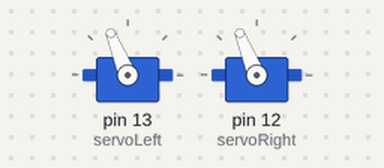
A sketch run on a simulated Arduino Uno, built with avr-gcc and run on an emulated ATmega328P. Parts: 2 × servo.

Above: at 0.6 s.
At 2.7 s:
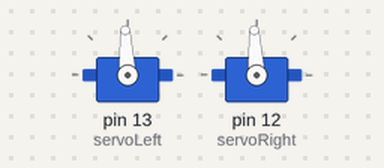
Timing chart, 0 to 4.2 s (numbered marks = the images above):
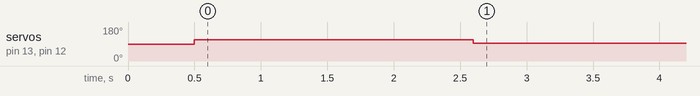

Measured:
- by itself, servo on pin 13 (servoLeft), servo on pin 12 (servoRight): 90° → 112° at 0.50 s, → 93° 2.1 s later

The sketch:

servo_calibrate_360spin.ino
```cpp
/* This is a simple script to help you empirically determine the approximate
 * amount of time it will take your bot to perform a 360 spin when spinning
 * at full speed. Simply set the spin_time variable to a test duration and
 * compile the script to the script to the bot. Make sure the power switch
 * is set to the 1 position (breadboard only) before compiling. Once the
 * script is uploaded, unplug the USB cable and flip the power switch to
 * position 2 power both the breadboard and servos. Repeat until desired time
 * is found.
  */

#include <Servo.h> //include libraries
#include <stdio.h>
#include <stdlib.h>

Servo servoLeft;      // Declare servo objects
Servo servoRight;

int spin_time = 2100;   // Time to spin the robot in ms,


void setup() {
  // put your setup code here, to run once:

  servoLeft.attach(13);          // Attach left signal to pin 13
  servoRight.attach(12);         // Attach right signal to pin 12
  delay(500);                    // Pause 500ms

  maneuver('r');                 // Initiate right turn with maneuver function (see below for more details)
  delay(spin_time);              // Pause spin_time ms
  maneuver('s');                 // send stop motors command
}

void loop() {
  // Do nothing after setup
}


// Custom function definitions

// Here we define a simple function to send simple commands to the motors
void maneuver(char c)
{
  switch(c)                                  // Switch based on c
  {
    case 'f':                                // c contains 'f'
      servoLeft.writeMicroseconds(1700);     // Full speed forward
      servoRight.writeMicroseconds(1300);
      break;
    case 'b':                                // c contains 'b'
      servoLeft.writeMicroseconds(1300);     // Full speed backward
      servoRight.writeMicroseconds(1700);
      break;
    case 'l':                                // c contains 'l'
      servoLeft.writeMicroseconds(1300);     // Rotate left in place
      servoRight.writeMicroseconds(1300);
     break;
   case 'r':                                // c contains 'r'
     servoLeft.writeMicroseconds(1700);     // Rotate right in place
     servoRight.writeMicroseconds(1700);
     break;
   case 's':                                // c contains 's'
     servoLeft.writeMicroseconds(1500);     // Stop
     servoRight.writeMicroseconds(1500);
     break;
 }
}
```
